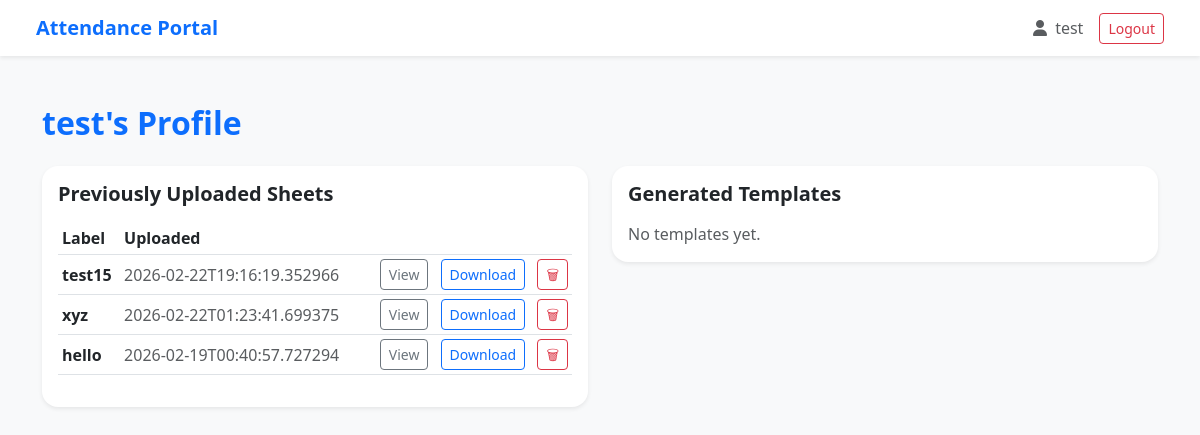
The page /profile (signed in) on the database as committed earlier.
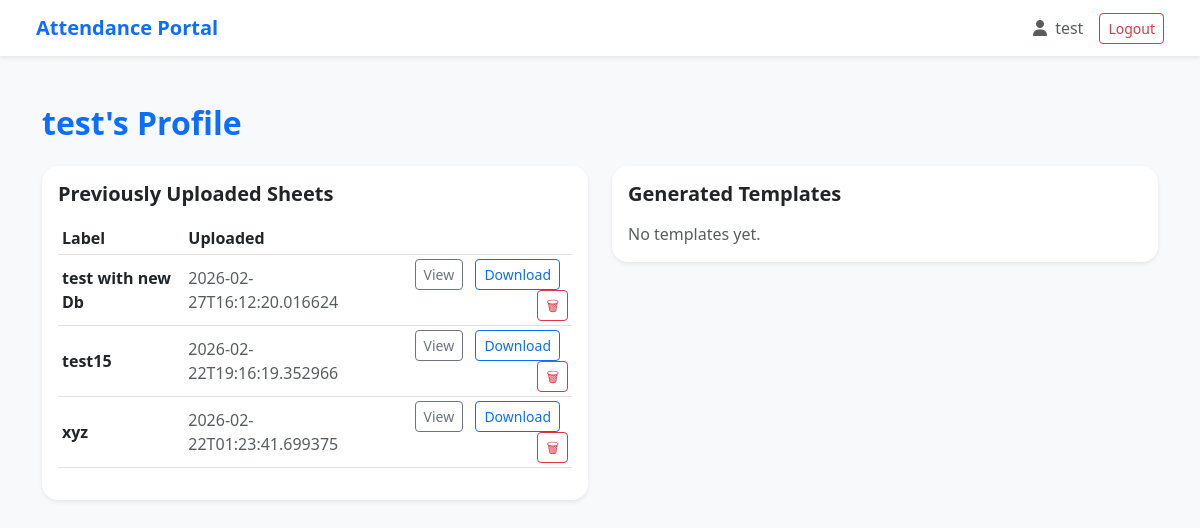
The same page on the database as committed later.
### tables this page shows
CREATE TABLE user_files (
        id INTEGER PRIMARY KEY AUTOINCREMENT,
        user_id INTEGER NOT NULL,
        type TEXT NOT NULL,            -- 'upload' or 'template'
        label TEXT NOT NULL,           -- e.g. CS262
        filename TEXT NOT NULL,        -- saved file name
        created_at TEXT NOT NULL,
        FOREIGN KEY (user_id) REFERENCES users(id)
    );

### app.py (the view)
@app.route("/profile")
def profile():
    if not session.get("user_id"):
        return redirect(url_for("login"))
    conn = get_db_connection()
    uploads = conn.execute(
        """
        SELECT id, label, filename, created_at
        FROM user_files
        WHERE user_id = ? AND type = 'upload'
        ORDER BY created_at DESC
        """,
        (session["user_id"],)
    ).fetchall()
    templates = conn.execute(
        """
        SELECT id, label, filename, created_at
        FROM user_files
        WHERE user_id = ? AND type = 'template'
        ORDER BY created_at DESC
        """,
        (session["user_id"],)
    ).fetchall()
    conn.close()
    return render_template("profile.html", uploads=uploads, templates=templates)

### app.py (called while the page is built)
def get_db_connection():
    conn = sqlite3.connect(DB_PATH)
    conn.row_factory = sqlite3.Row
    return conn

### templates/profile.html (shortened to what this page needs)
{% extends "base.html" %}
{% block content %}
<div class="container py-4">
  <h2 class="fw-bold text-primary mb-4">
    {{ session.get('username') }}'s Profile
  </h2>
  <div class="row g-4">
    <div class="col-lg-6">
      <div class="card shadow-sm border-0">
        <div class="card-body">
          <h5 class="fw-bold mb-3">Previously Uploaded Sheets</h5>
          {% if uploads and uploads|length > 0 %}
            <div class="table-responsive">
              <table class="table table-sm align-middle">
                <thead>
                  <tr>
                    <th>Label</th>
                    <th>Uploaded</th>
                    <th></th>
                  </tr>
                </thead>
                <tbody>
                  {% for u in uploads %}
                    <tr>
                      <td class="fw-semibold">{{ u["label"] }}</td>
                      <td class="text-muted">{{ u["created_at"] }}</td>
                        <td class="text-end">
                            <a class="btn btn-sm btn-outline-secondary me-2"
                                href="/view/upload/{{ u['filename'] }}">
                                View
                            </a>
                            <a class="btn btn-sm btn-outline-primary me-2"
                                href="/files/upload/{{ u['filename'] }}">
                                Download
                            </a>
                            <form action="{{ url_for('delete_file', file_id=u['id']) }}"
                                method="POST"
                                style="display:inline;">
                                <button type="submit"
                                        class="btn btn-sm btn-outline-danger"
                                        onclick="return confirm('Delete this upload?');">
                                    🗑
                                </button>
                            </form>
                        </td>
                    </tr>
                  {% endfor %}
                </tbody>
              </table>
            </div>
          {% else %}
            <p class="text-muted mb-0">No uploads yet.</p>
          {% endif %}
        </div>
      </div>
    </div>
    <div class="col-lg-6">
      <div class="card shadow-sm border-0">
        <div class="card-body">
          <h5 class="fw-bold mb-3">Generated Templates</h5>
          {% if templates and templates|length > 0 %}
            <div class="table-responsive">
              <table class="table table-sm align-middle">
                <thead>
                  <tr>
                    <th>Label</th>
                    <th>Created</th>
                    <th></th>
                  </tr>
                </thead>
                <tbody>
                  {% for t in templates %}
                    <tr>
                      <td class="fw-semibold">{{ t["label"] }}</td>
                      <td class="text-muted">{{ t["created_at"] }}</td>
                      <td class="text-end">
                        <a class="btn btn-sm btn-outline-success"
                           href="/files/template/{{ t['filename'] }}">
                          Download
                        </a>
                      </td>
                    </tr>
                  {% endfor %}
                </tbody>
              </table>
            </div>
          {% else %}
            <p class="text-muted mb-0">No templates yet.</p>
          {% endif %}
        </div>
      </div>
    </div>
  </div>
</div>
{% endblock %}

### templates/base.html (shortened to what this page needs)
<!DOCTYPE html>
<html lang="en">
<head>
  <link href="https://cdn.jsdelivr.net/npm/bootstrap@5.3.0/dist/css/bootstrap.min.css" rel="stylesheet">
  <link rel="stylesheet" href="{{ url_for('static', filename='style.css') }}">
  <link rel="stylesheet" href="https://cdnjs.cloudflare.com/ajax/libs/font-awesome/6.5.0/css/all.min.css">
</head>
<body class="bg-light">
  <nav class="navbar bg-white shadow-sm px-4 mb-4">
    <div class="container-fluid">
      <a class="navbar-brand fw-bold text-primary" href="/">Attendance Portal</a>
      <div class="d-flex align-items-center gap-3">
        {% if session.get('user_id') %}
    <a href="/profile" class="text-decoration-none text-muted">
    <i class="fa-solid fa-user me-1"></i>
        {{ session.get('username') }}
    </a>
          <form method="POST" action="/logout" class="m-0">
            <button type="submit" class="btn btn-sm btn-outline-danger">Logout</button>
          </form>
        {% else %}
          <a href="/login" class="text-decoration-none text-dark" title="Login">
            <i class="fa-solid fa-user fa-lg"></i>
          </a>
        {% endif %}
      </div>
    </div>
  </nav>
  {% block content %}{% endblock %}
</body>
</html>

### static/style.css (style rules this page uses)
body { font-family: 'Segoe UI', sans-serif; background: #f9fafc; }
.card { border-radius: 1rem; transition: transform 0.15s ease-in-out, box-shadow 0.15s ease-in-out; }
.navbar i.fa-user { transition: color 0.2s ease; }

Rows that differ between the two databases and show on the page:
removed user_files: label "hello", created_at "2026-02-19T00:40:57.727294"
added user_files: label "test with new Db", created_at "2026-02-27T16:12:20.016624"
